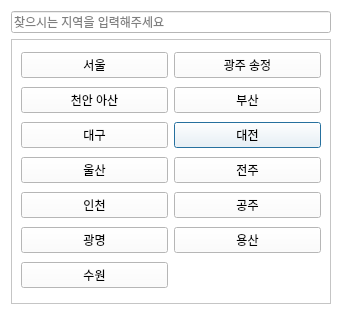
<?xml version="1.0" encoding="UTF-8"?>
<ui version="4.0">
 <class>CR3_Train</class>
 <widget class="QDialog" name="CR3_Train">
  <property name="geometry">
   <rect>
    <x>0</x>
    <y>0</y>
    <width>342</width>
    <height>315</height>
   </rect>
  </property>
  <property name="windowTitle">
   <string>Dialog</string>
  </property>
  <property name="styleSheet">
   <string notr="true">background-color: rgb(255, 255, 255);</string>
  </property>
  <layout class="QVBoxLayout" name="verticalLayout">
   <item>
    <widget class="QLineEdit" name="lineEdit">
     <property name="placeholderText">
      <string>찾으시는 지역을 입력해주세요</string>
     </property>
    </widget>
   </item>
   <item>
    <widget class="QFrame" name="frame">
     <property name="frameShape">
      <enum>QFrame::StyledPanel</enum>
     </property>
     <property name="frameShadow">
      <enum>QFrame::Raised</enum>
     </property>
     <layout class="QGridLayout" name="gridLayout">
      <item row="3" column="1">
       <widget class="QPushButton" name="pushButton_6">
        <property name="text">
         <string>대전</string>
        </property>
       </widget>
      </item>
      <item row="1" column="0">
       <widget class="QPushButton" name="pushButton_3">
        <property name="text">
         <string>서울</string>
        </property>
       </widget>
      </item>
      <item row="9" column="1">
       <widget class="QPushButton" name="pushButton_13">
        <property name="text">
         <string>용산</string>
        </property>
       </widget>
      </item>
      <item row="3" column="0">
       <widget class="QPushButton" name="pushButton_5">
        <property name="text">
         <string>대구</string>
        </property>
       </widget>
      </item>
      <item row="2" column="1">
       <widget class="QPushButton" name="pushButton_12">
        <property name="text">
         <string>부산</string>
        </property>
       </widget>
      </item>
      <item row="1" column="1">
       <widget class="QPushButton" name="pushButton_8">
        <property name="text">
         <string>광주 송정</string>
        </property>
       </widget>
      </item>
      <item row="2" column="0">
       <widget class="QPushButton" name="pushButton_4">
        <property name="text">
         <string>천안 아산</string>
        </property>
       </widget>
      </item>
      <item row="6" column="0">
       <widget class="QPushButton" name="pushButton_9">
        <property name="text">
         <string>울산</string>
        </property>
       </widget>
      </item>
      <item row="6" column="1">
       <widget class="QPushButton" name="pushButton_7">
        <property name="text">
         <string>전주</string>
        </property>
       </widget>
      </item>
      <item row="8" column="1">
       <widget class="QPushButton" name="pushButton_10">
        <property name="text">
         <string>공주</string>
        </property>
       </widget>
      </item>
      <item row="9" column="0">
       <widget class="QPushButton" name="pushButton">
        <property name="text">
         <string>광명</string>
        </property>
       </widget>
      </item>
      <item row="8" column="0">
       <widget class="QPushButton" name="pushButton_11">
        <property name="text">
         <string>인천</string>
        </property>
       </widget>
      </item>
      <item row="10" column="0">
       <widget class="QPushButton" name="pushButton_14">
        <property name="text">
         <string>수원</string>
        </property>
       </widget>
      </item>
     </layout>
    </widget>
   </item>
  </layout>
 </widget>
 <resources/>
 <connections/>
</ui>
